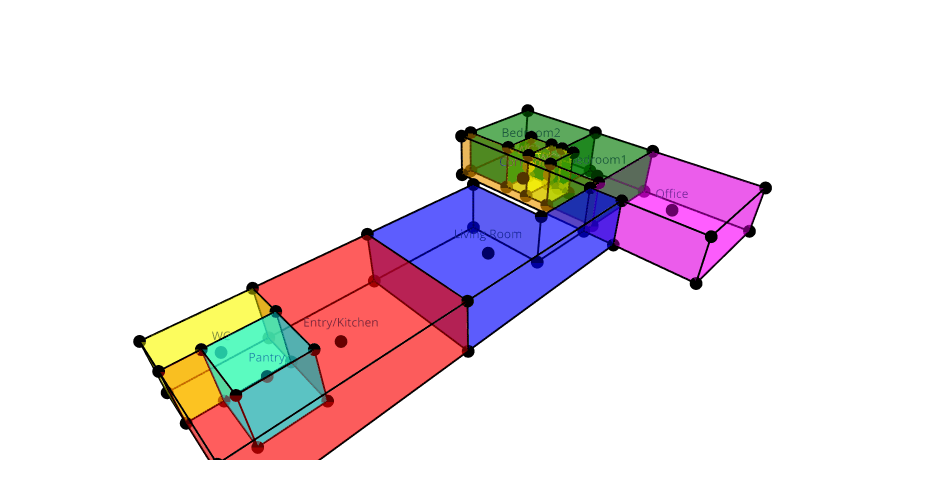

Here is the notebook cell this chart was saved with:
### Code cell
fig = Topology.Show(
    house_cells,
    selector,
    faceColorKey="colour",
    opacityKey="__none__",
    faceOpacity=0.4,
    showEdges=True,
    edgeWidth=4,
    showVertices=True,
    vertexSize=15,
    vertexLabelKey="room_name",
    showVertexLabel=True,
    renderer=renderer
)
if fig:
    fig.write_html("Images/01_rooms.html")
